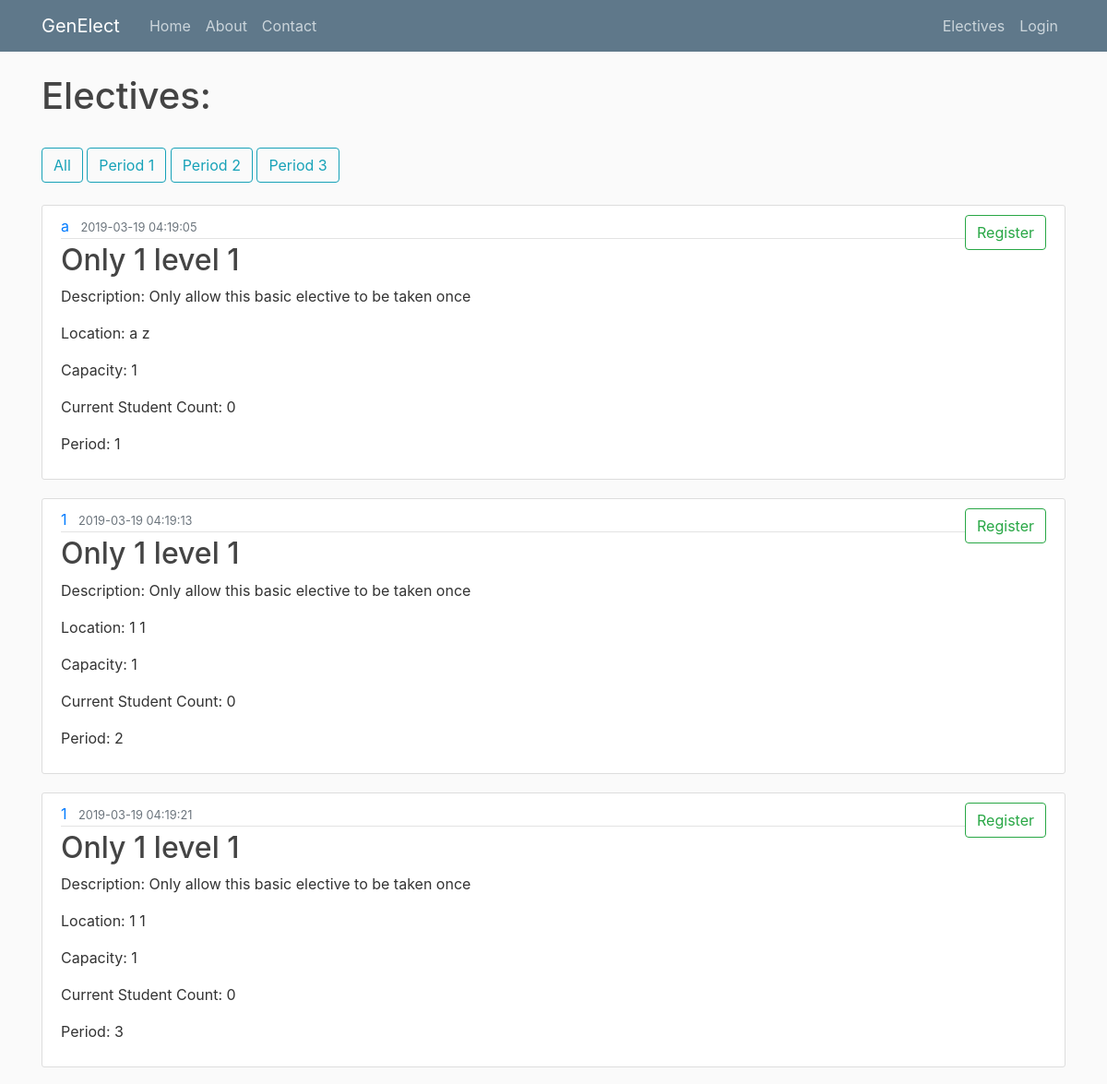
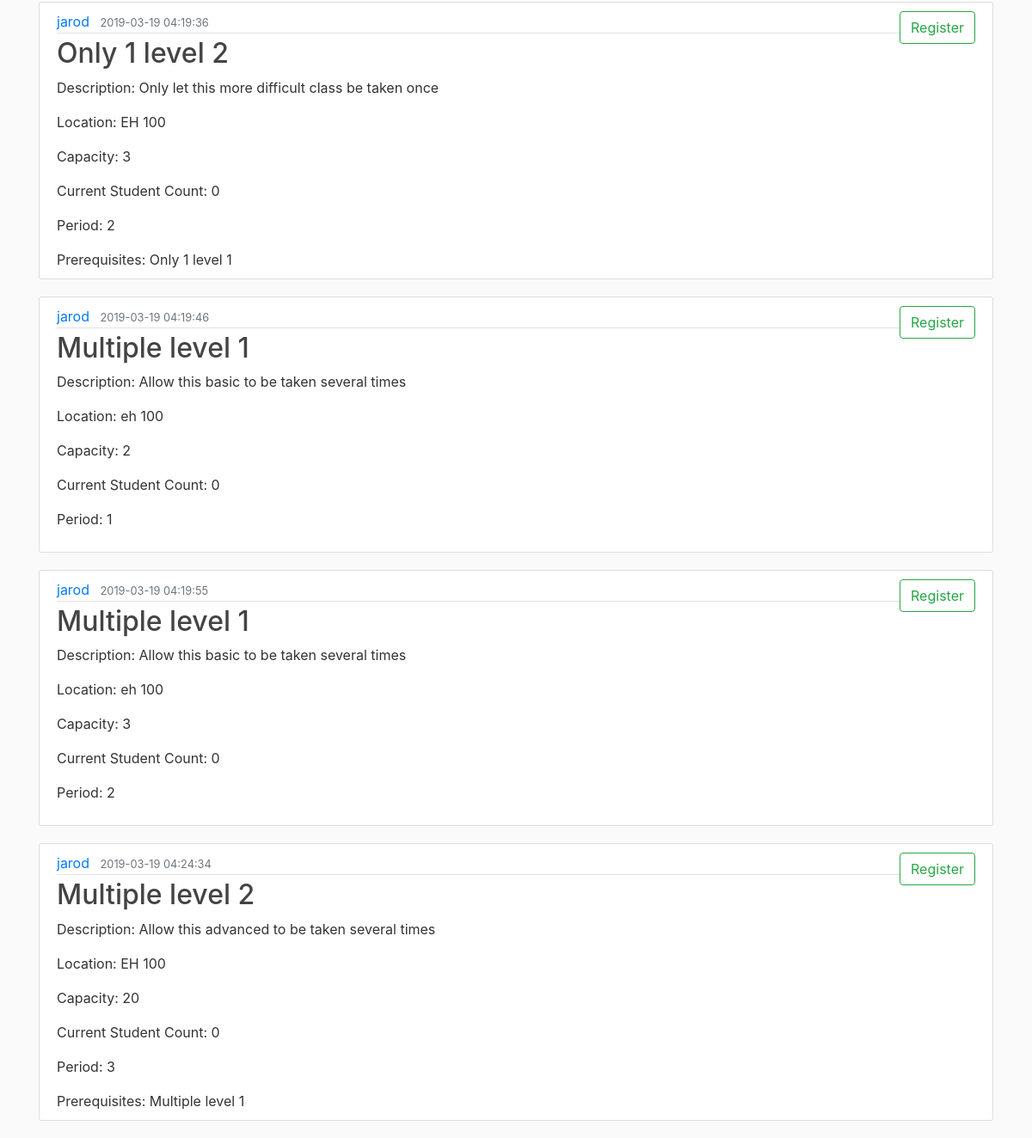
/offerings, run on an earlier commit of the app's database (2 pictures, top to bottom).
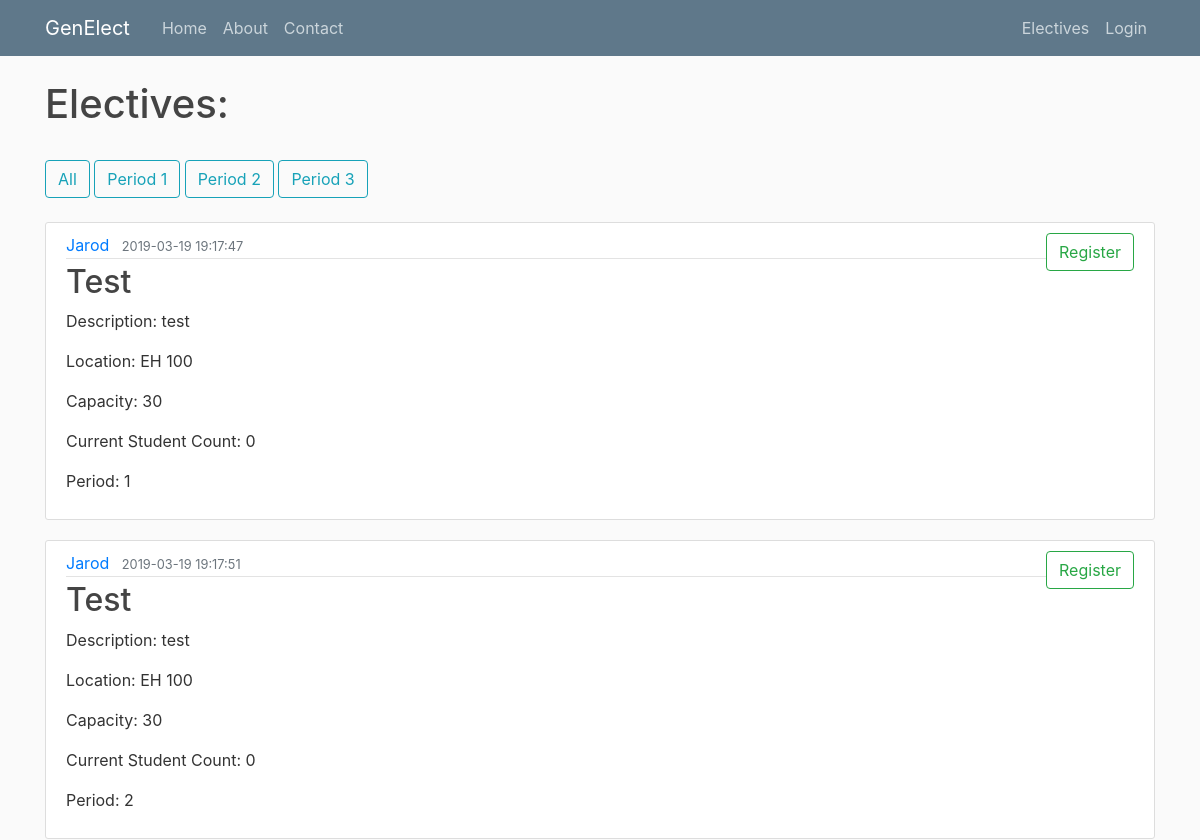
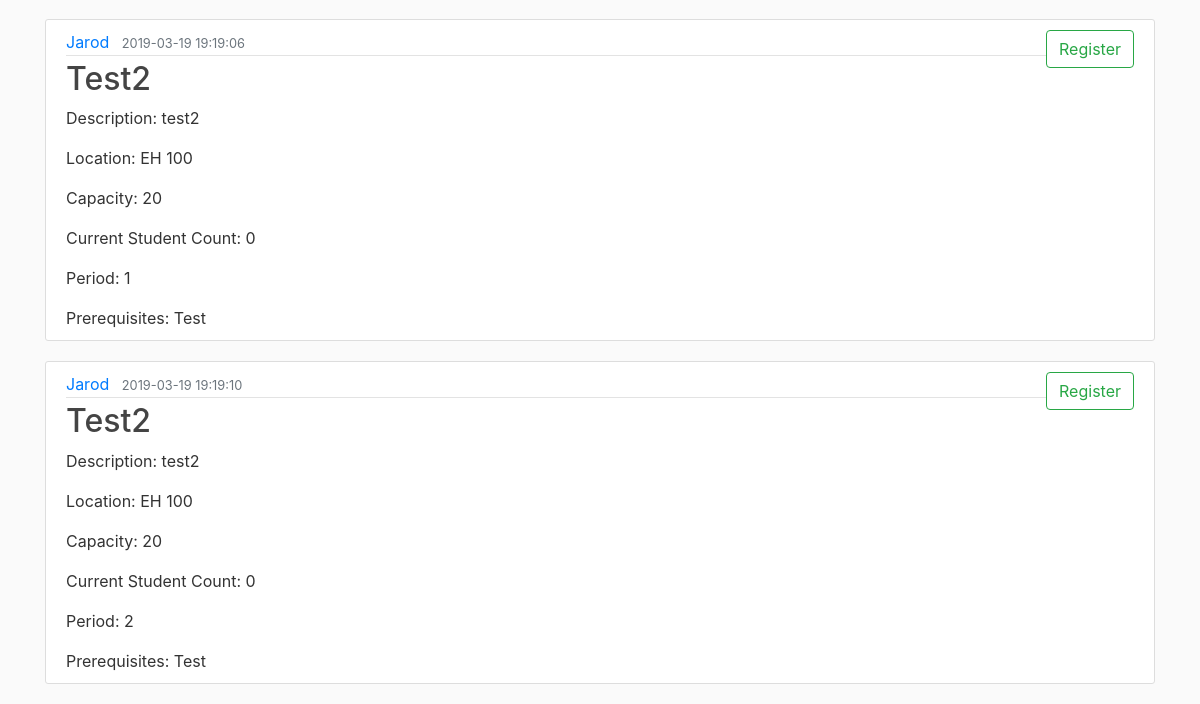
And on a later commit of the database (2 pictures, top to bottom).
### genElect/models.py (models this page shows)
class Base(db.Model):
    __abstract__ = True
    id = db.Column(db.Integer, primary_key=True, autoincrement=True)
    date_created = db.Column(db.DateTime, default=db.func.current_timestamp())
    date_modified = db.Column(db.DateTime, default=db.func.current_timestamp(),
            onupdate=db.func.current_timestamp())

class Offerings(Base):
    __tablename__ = 'offerings'
    day = db.Column(db.Date)
    period_start = db.Column(db.Integer)
    period_length = db.Column(db.Integer)
    building = db.Column(db.String(100))
    room = db.Column(db.String(100))
    instructor = db.Column(db.String(100))
    current_count = db.Column(db.Integer)
    capacity = db.Column(db.Integer)
    elective_id = db.Column(db.Integer, db.ForeignKey('electives.id'), nullable=False)
    registrations = db.relationship('Registrations', backref='offering', lazy=True)

class Electives(Base):
    __tablename__ = 'electives'
    name = db.Column(db.String(100))
    description = db.Column(db.String(500))
    prerequisites = db.relationship('Prerequisites', backref='elective', lazy=True)
    offerings = db.relationship('Offerings', backref='elective', lazy=True)
    completed_users = db.relationship('Completions', backref='elective', lazy=True)
    can_retake = db.Column(db.Boolean)

class Prerequisites(Base):
    __tablename__ = 'prerequisites'
    elective_id = db.Column(db.Integer, db.ForeignKey('electives.id'), nullable=False)
    prerequisite_elective_id = db.Column(db.Integer, nullable=False)

### genElect/__init__.py (the view)
@app.route("/electives") #FOR STUDENT USE
@app.route("/offerings") #FOR STUDENT USE
def electives():
    period = request.args.get('period')
    if period:
        offerings = Offerings.query.filter_by(period_start=period)
    else:
        offerings = Offerings.query.all()
    registered = [] #build out list of registered offerings
    if current_user.is_authenticated:
        registrations = current_user.registrations
        for registration in registrations:
            registered.append(registration.offering)
    return render_template('studentelectives.html', offerings=offerings, registered=registered, Electives=Electives)

### genElect/templates/studentelectives.html
{% extends "layout.html" %}
{% block content %}
    <h1>Electives:</h1>
    <br>
    <button type="button" onclick="window.location.href = '/electives'" class="btn btn-outline-info">All</button>
    <button type="button" onclick="window.location.href = '/electives?period=1'" class="btn btn-outline-info">Period 1</button>
    <button type="button" onclick="window.location.href = '/electives?period=2'" class="btn btn-outline-info">Period 2</button>
    <button type="button" onclick="window.location.href = '/electives?period=3'" class="btn btn-outline-info">Period 3</button>
    <br><br>
    {% for offering in offerings %}
        <article class="media content-section">
          <div class="media-body">
            <div class="article-metadata">
              <a class="mr-2" href="#">{{offering.instructor}}</a>
              <small class="text-muted">{{ offering.date_created }}</small>
            </div>
            <h2><a class="article-title" href="#">{{ offering.elective.name }}</a></h2>
            <p class="article-content">Description: {{ offering.elective.description }}</p>
            <p class="article-content">Location: {{ offering.building }} {{ offering.room }}</p>
            <p class="article-content">Capacity: {{ offering.capacity }}</p>
            <p class="article-content">Current Student Count: {{ offering.current_count }}</p>
            <p class="article-content">Period: {{ offering.period_start }}</p>
            {% if offering.elective.prerequisites %}
              <span class="article-content">Prerequisites:</span>
              {% for prereq in offering.elective.prerequisites %}
                {{ Electives.query.filter_by(id=prereq.prerequisite_elective_id).first().name }}
              {% endfor %}
            {% endif %}
          </div>
          <div class="form-group">
            {% if offering in registered %}
              <button type="button" onclick="window.location.href = '/drop/{{offering.id}}'" class="btn btn-outline-danger">Drop</button>
            {% else %}
              <button type="button" onclick="window.location.href = '/register/{{offering.id}}'" class="btn btn-outline-success">Register</button>
            {% endif %}
        </div>
        </article>
    {% endfor %}
{% endblock content %}

What changed in the data, as far as the page shows it:
removed Offerings: instructor "a", date_created "2019-03-19 04:19:05", elective.name "Only 1 level 1", elective.description "Only allow this basic elective to be taken once", building "a", room "z", capacity "1", current_count "0", period_start "1"
removed Offerings: instructor "1", date_created "2019-03-19 04:19:13", elective.name "Only 1 level 1", elective.description "Only allow this basic elective to be taken once", building "1", room "1", capacity "1", current_count "0", period_start "2"
removed Offerings: instructor "1", date_created "2019-03-19 04:19:21", elective.name "Only 1 level 1", elective.description "Only allow this basic elective to be taken once", building "1", room "1", capacity "1", current_count "0", period_start "3"
removed Prerequisites: query.filter_by "Only 1 level 1", shown under Offerings (number 4 of 4 on the later page)
removed Offerings: instructor "jarod", date_created "2019-03-19 04:19:46", elective.name "Multiple level 1", elective.description "Allow this basic to be taken several times", building "eh", room "100", capacity "2", current_count "0", period_start "1"
removed Offerings: instructor "jarod", date_created "2019-03-19 04:19:55", elective.name "Multiple level 1", elective.description "Allow this basic to be taken several times", building "eh", room "100", capacity "3", current_count "0", period_start "2"
removed Offerings: instructor "jarod", date_created "2019-03-19 04:24:34", elective.name "Multiple level 2", elective.description "Allow this advanced to be taken several times", building "EH", room "100", capacity "20", current_count "0", period_start "3"
removed Electives: query.filter_by "Multiple level 1"
added Offerings: instructor "Jarod", date_created "2019-03-19 19:17:47", elective.name "Test", elective.description "test", building "EH", room "100", capacity "30", current_count "0", period_start "1"
added Offerings: instructor "Jarod", date_created "2019-03-19 19:17:51", elective.name "Test", elective.description "test", building "EH", room "100", capacity "30", current_count "0", period_start "2"
added Offerings: instructor "Jarod", date_created "2019-03-19 19:19:06", elective.name "Test2", elective.description "test2", building "EH", room "100", capacity "20", current_count "0", period_start "1"
now on this page (row edited): Electives: query.filter_by "Test"
changed Offerings (number 4 of 4 on the later page): instructor "jarod" → "Jarod"; date_created "2019-03-19 04:19:36" → "2019-03-19 19:19:10"; elective.name "Only 1 level 2" → "Test2"; elective.description "Only let this more difficult class be taken once" → "test2"; capacity "3" → "20"
